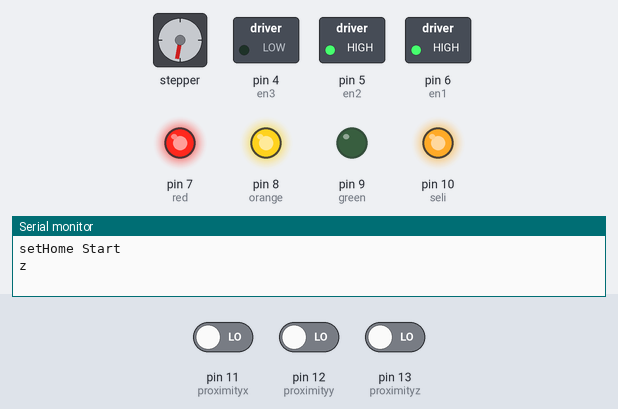
This sketch was run on a simulated Arduino Uno, built with avr-gcc and run on an emulated ATmega328P. On the bench: stepper motor, switched loads named in the sketch (green lamp = pin HIGH), output pins drawn as LEDs (lit = HIGH), the last lines printed to the serial monitor. Wiring (inferred from the names in the program): stepper motor driver (200 steps per turn assumed): step pin 3; direction pin 2. The inputs (shaded band) are chosen by the test bench; at power-on: pin 13 (proximityz) LOW, pin 11 (proximityx) LOW, pin 12 (proximityy) LOW. Pins used as bus, display or sensor lines are not drawn.

Above: at 1.2 s.
1.3 s: pin 13 (proximityz) driven HIGH
At 4.6 s:
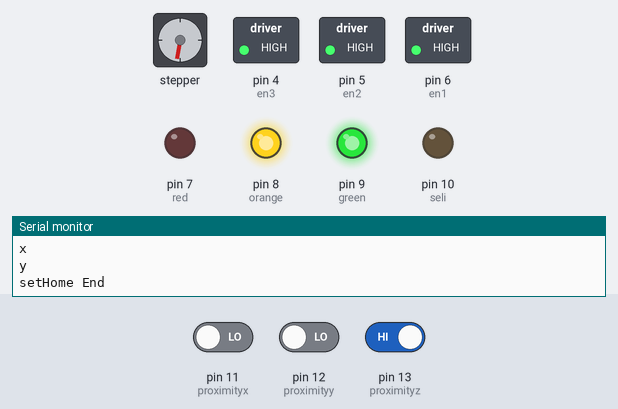
At 12.1 s:
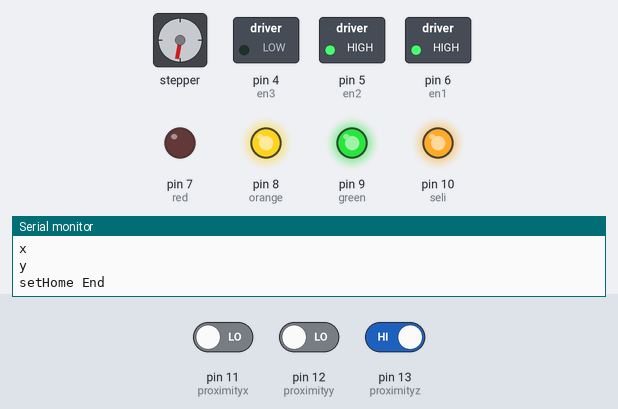
Timing chart, 0 to 65.8 s (numbered marks = the images above; inputs shaded):
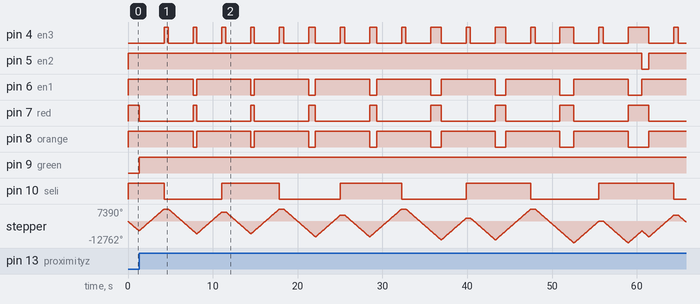

The sketch:

vac.ino
```cpp
#define dir 2
#define pul 3
#define en1 6
#define en2 5
#define en3 4
#define red 7
#define orange 8
#define green 9
#define seli 10
#define proximityx 11
#define proximityy 12
#define proximityz 13

int checkX = 1;
int checkY = 1;
int checkZ = 1;
int j;

int motorSpeed = 200;
int x = 4;
int y = 4;
int x_pul=1000;
int y_pul=2000;

void setup() {
  Serial.begin(9600);
  pinMode(dir,OUTPUT);
  pinMode(pul,OUTPUT);
  pinMode(en1,OUTPUT);
  pinMode(en2,OUTPUT);
  pinMode(en3,OUTPUT);
  pinMode(red,OUTPUT);
  pinMode(orange,OUTPUT);
  pinMode(green,OUTPUT);
  pinMode(seli,OUTPUT);
  pinMode(proximityx,INPUT);
  pinMode(proximityy,INPUT);
  pinMode(proximityz,INPUT);


}

void loop() {
    start1();
    setp();
    for(int i=1;i<=y;i++)
    {
      digitalWrite(orange,LOW);
      if(i==1)
      {
        mz_t();
      }else{

        digitalWrite(en2,LOW);
        motor(0,y_pul);
        digitalWrite(en2,HIGH);
        mz_t();
      }
      feed();
    }
}
void feed()/////////////////////////////////////////////////////////////////////
{
  for(int j=1;j<=x;j++)
        {
          for(int kk=1;kk<=j;kk++){
            digitalWrite(en1,LOW);
            motor(0,x_pul);
            digitalWrite(en1,HIGH);
          }
          mz();
          for(int jj=1;jj<=j;jj++)
          {
            digitalWrite(en1,LOW);
            motor(1,x_pul);
            digitalWrite(en1,HIGH);
          }
          if(j==x){

          }else{
            mz_t();
          }
        }
}
void start1()
{
 digitalWrite(en1,HIGH);
 digitalWrite(en2,HIGH);
 digitalWrite(en3,HIGH);
 digitalWrite(green,HIGH);
 digitalWrite(orange,HIGH);
 digitalWrite(red,HIGH);
 digitalWrite(seli,HIGH);
}
void setp()
{
  Serial.println("setHome Start");
  digitalWrite(green,LOW);
  //////////////////////////////////////
  digitalWrite(en3,LOW);
  Serial.println("z");
   while(1){
    checkZ = digitalRead(proximityz);
    if(checkZ==1)
   {
    break;
   }else{
     motor(0,1);
   }

  }
  digitalWrite(en3,HIGH);
  ////////////////////////////////
  digitalWrite(en1,LOW);
  Serial.println("x");
  while(1){
    checkX = digitalRead(proximityx);
    if(checkX==0)
   {
    break;
   }else{
     motor(1,1);
   }
  }
  digitalWrite(en1,HIGH);
  ////////////////////////////////

  digitalWrite(en2,LOW);
  Serial.println("y");
   while(1){
    checkY = digitalRead(proximityy);
    if(checkY==0)
   {
    break;
   }else{
     motor(1,1);
   }
  }
  digitalWrite(en2,HIGH);
  ////////////////////////////////
  digitalWrite(green,HIGH);
  Serial.println("setHome End");
}
void motor(int dir_m,long pul_m)
{
  digitalWrite(dir,dir_m);
  for(int k=1;k<=pul_m;k++)
    {
      digitalWrite(pul,HIGH);
      delayMicroseconds(motorSpeed);
      digitalWrite(pul,LOW);
      delayMicroseconds(motorSpeed);
    }
}
void motorZ(int dir_m,long pul_m)
{
  digitalWrite(en3,LOW);
  digitalWrite(dir,dir_m);
  for(int k=1;k<=pul_m;k++)
    {
      digitalWrite(pul,HIGH);
      delayMicroseconds(200);
      digitalWrite(pul,LOW);
      delayMicroseconds(200);
    }
    digitalWrite(en3,HIGH);
}
void mz(){
  digitalWrite(orange,HIGH);
  digitalWrite(red,LOW);
  for(int zz=1;zz<=6;zz++)
        {
          motorZ(1,1200);///////////////
        }
        digitalWrite(seli,HIGH);
        delay(500);
        for(int zz=1;zz<=6;zz++)
        {
          motorZ(0,1200);//////////////////
        }
        digitalWrite(red,HIGH);
        digitalWrite(orange,LOW);
}
void mz_t(){
  digitalWrite(orange,HIGH);
  digitalWrite(red,LOW);
  for(int zz=1;zz<=6;zz++)
        {
          motorZ(1,1200);///////////////
        }
        digitalWrite(seli,LOW);
        delay(500);
        for(int zz=1;zz<=6;zz++)
        {
          motorZ(0,1200);//////////////////
        }
        digitalWrite(red,HIGH);
        digitalWrite(orange,LOW);
}
```

Measured:
- after the input at 1.3 s, pin 4 (en3): alternates HIGH for 0.50 s and LOW for 2.9 s, starting after 2.9 s; pin 6 (en1), pin 8 (orange): HIGH → LOW after 6.4 s, → HIGH 0.41 s later; pin 7 (red): HIGH → LOW at once, → HIGH 6.4 s later, → LOW 0.41 s later; pin 9 (green): LOW → HIGH at once; pin 10 (seli): HIGH → LOW after 2.9 s, → HIGH 6.8 s later
